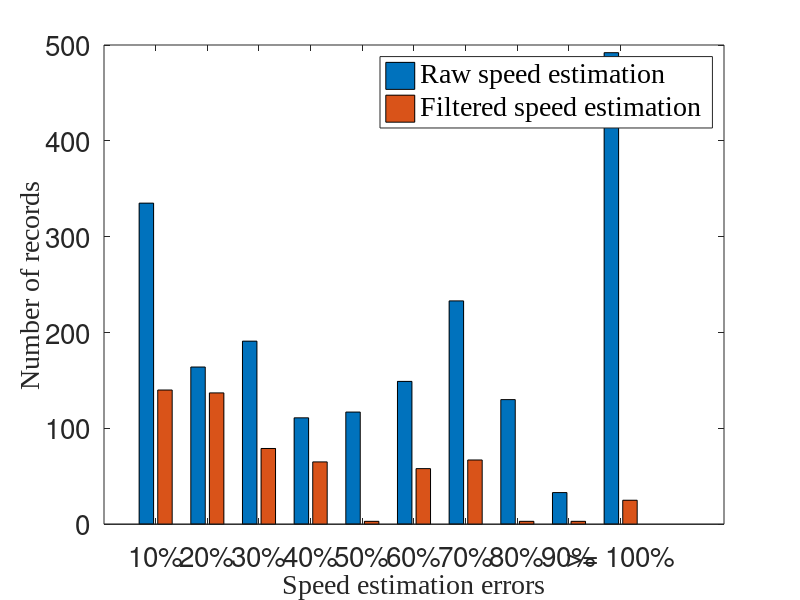

This chart was generated by the following MATLAB code:
figure(1);
title('Speed Estimation Accuracy')

legend_string = {'Raw speed estimation' ...
    'Filtered speed estimation'};

label_string = {'10%' ...
    '20%' ...
    '30%' ...
    '40%' ...
    '50%' ...       
    '60%' ...
    '70%' ...
    '80%' ...
    '90%' ...
    '>= 100%'};

raw_speed_estimation_error = [335, 164, 191, 111, 117, 149, 233, 130, 33, 492]
% filtered_speed_estimation_error = [140, 137, 79, 65, 0, 58, 67, 0, 0, 25]
filtered_speed_estimation_error = [140, 137, 79, 65, 3, 58, 67, 3, 3, 25]
speed_estimation_error = [raw_speed_estimation_error', filtered_speed_estimation_error']

bar(speed_estimation_error);
set(gca,'FontSize',20);
set(gca, 'XTickLabel', label_string);
ylabel_hand=ylabel('Number of records');
set(ylabel_hand,'Fontname', 'Times New Roman', 'Fontsize', 20);
xlabel_hand=xlabel('Speed estimation errors');
set(xlabel_hand,'Fontname', 'Times New Roman', 'Fontsize', 20);
legend_hand = legend(legend_string);
set(legend_hand,'Fontname', 'Times New Roman', 'Fontsize', 20);

